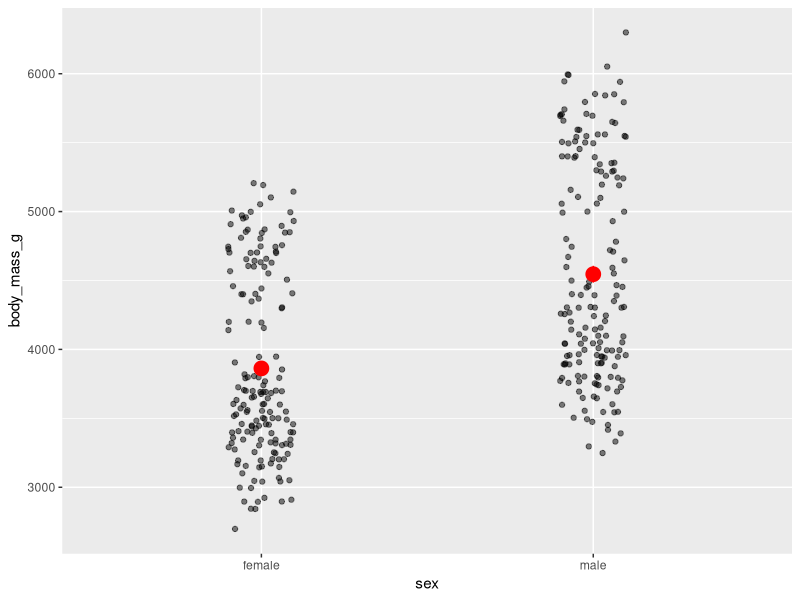

Reproduce this figure in R.
## ---- chunk 1
library(tidyverse)
## ---- chunk 2
knitr::opts_chunk$set(fig.pos = 'H',
                      fig.asp = 0.618,
                      fig.width = 4,
                      fig.cap = "", 
                      fig.path = "",
                      echo = FALSE,
                      message = FALSE,
                      fig.show = "hold")
## ---- chunk 3
data(penguins, package = "palmerpenguins")

penguins |> 
  drop_na(sex) |> 
  ggplot(aes(x = sex, y = body_mass_g)) +
  geom_jitter(width=.1, alpha = .5) +
  stat_summary(color = "red", size = 1)
